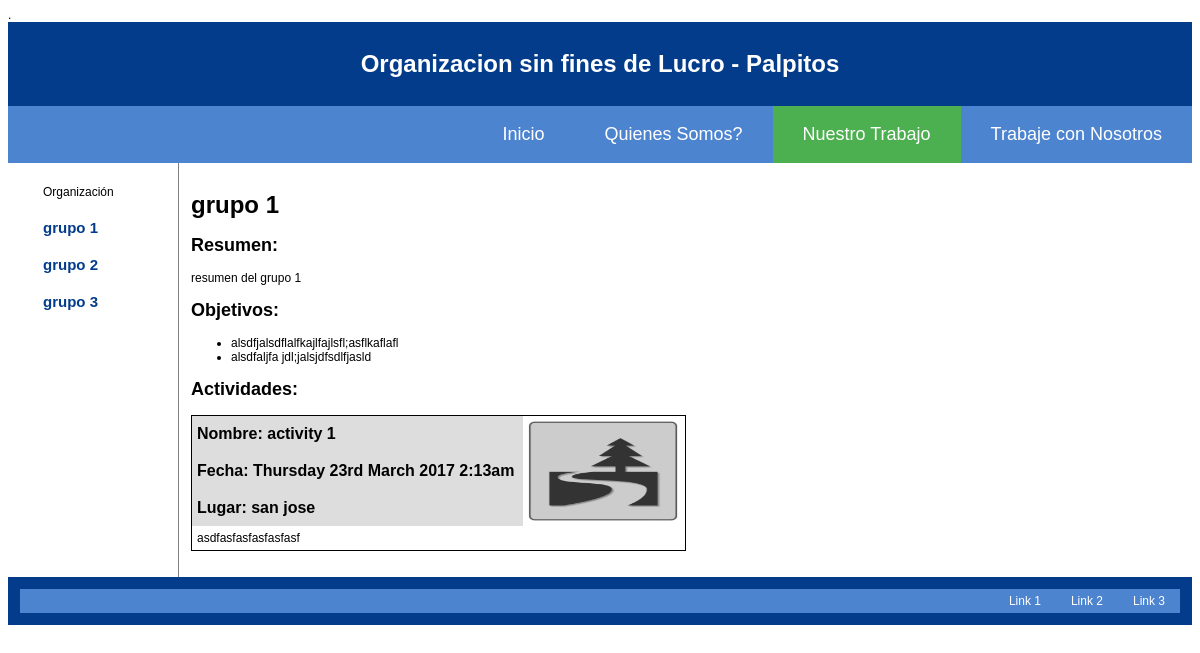
/group.php?id=1, run on an earlier commit of the app's database.
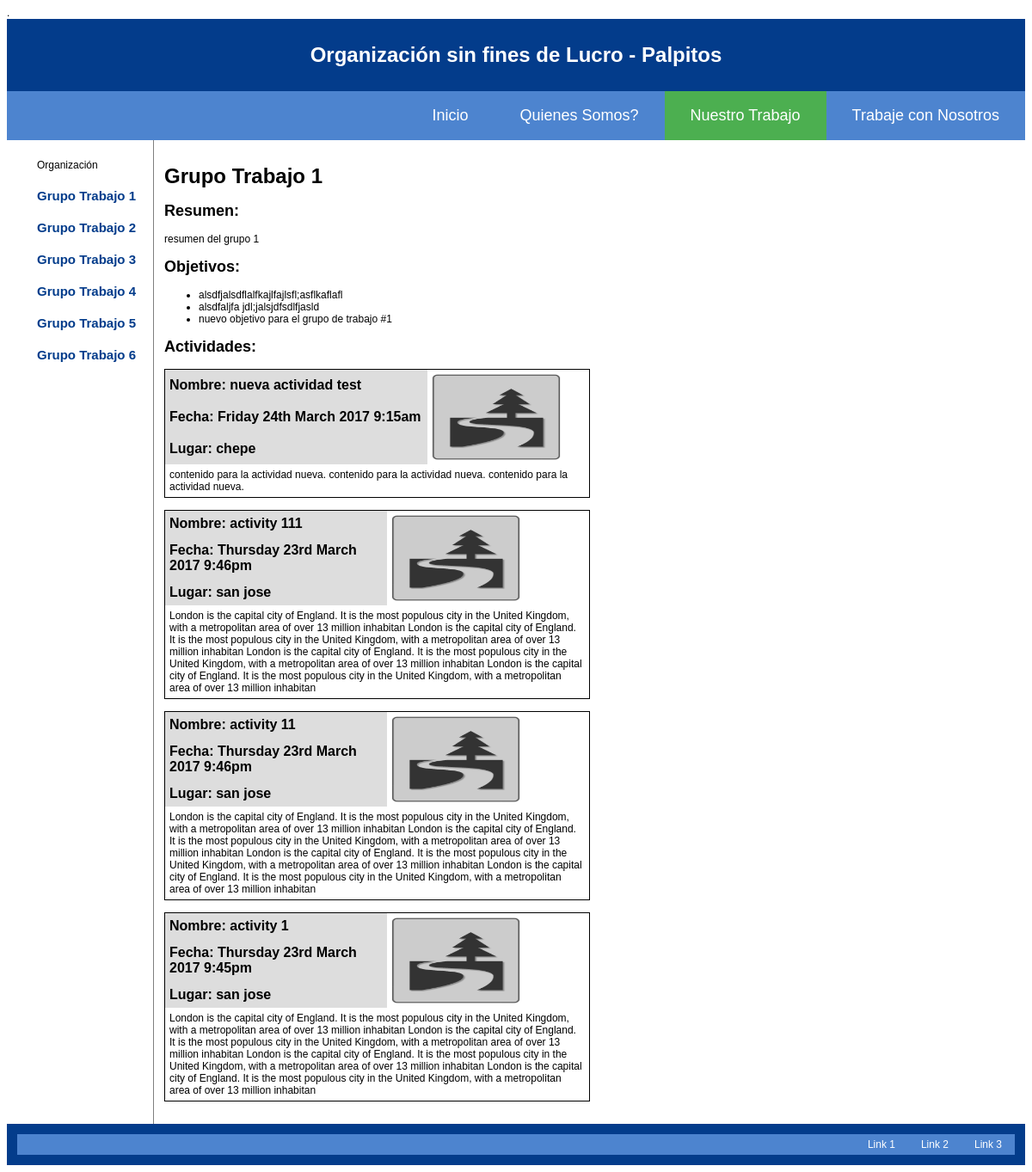
And on a later commit of the database.
### tables this page shows
CREATE TABLE `content` (
  `id` int(10) unsigned NOT NULL AUTO_INCREMENT,
  `key` varchar(32) NOT NULL,
  `content` blob NOT NULL,
  PRIMARY KEY (`id`)
);

CREATE TABLE `groups` (
  `id` int(10) unsigned NOT NULL AUTO_INCREMENT,
  `name` varchar(32) NOT NULL,
  `summary` blob NOT NULL,
  PRIMARY KEY (`id`)
);

CREATE TABLE `objectives` (
  `id` int(10) unsigned NOT NULL AUTO_INCREMENT,
  `group_id` int(10) unsigned NOT NULL,
  `content` blob NOT NULL,
  PRIMARY KEY (`id`),
  KEY `objectives_group_id` (`group_id`),
  CONSTRAINT `objectives_group_id` FOREIGN KEY (`group_id`) REFERENCES `groups` (`id`)
);

CREATE TABLE `activities` (
  `id` int(10) unsigned NOT NULL AUTO_INCREMENT,
  `group_id` int(10) unsigned NOT NULL,
  `name` varchar(64) NOT NULL,
  `date` timestamp NOT NULL DEFAULT CURRENT_TIMESTAMP,
  `location` varchar(64) NOT NULL,
  `content` blob NOT NULL,
  PRIMARY KEY (`id`),
  KEY `activities_group_id` (`group_id`),
  CONSTRAINT `activities_group_id` FOREIGN KEY (`group_id`) REFERENCES `groups` (`id`)
);

### app/Startup.php (called while the page is built, shortened)
<?php
class DB
{
  private static $db;
  private $conn;
  public static function getInstance()
  {
    if (!DB::$db)
    {
      DB::$db = new DB();
    }
    return DB::$db;
  }
  private function openConnection()
  {
    $this->conn = @mysqli_init();
  }
  private function processParams($statement, $params)
  {
    if (is_array($params))
    {
      foreach ($params as $key=>$value)
      {
        $statement = str_replace("{".$key."}", @mysqli_escape_string($this->conn, $value), $statement);
      }
    }
    return $statement;
  }
  public function getData($statement, $params = array(), $single = false)
  {
    $statement = $this->processParams($statement, $params);
    $result = @mysqli_query($this->conn, "call $statement;");
    $data = array();
    if ($single)
    {
      $data = @mysqli_fetch_assoc($result);
    }
    else
    {
      for (; $currentRow = @mysqli_fetch_assoc($result);)
      {
        $data[] = $currentRow;
      }
    }
    return $data;
  }
}

### group.php (the view)
<?php
$workActive = "active";
require_once 'header.php';
$id = $_REQUEST['id'];
$data = $db->getData("groupById('{id}')", array('id'=>$id), true);
$name = $data['name'];
$summary = $data['summary'];
?>
<?php
require_once 'side_menu.php';
?>
<section>
<article>
<h1><?php echo $name; ?></h1>
<h2>Resumen:</h2><p><?php echo $summary;  ?></p>
<h2>Objetivos:</h2>
    <?php
    $objectives = $db->getData("objectivesById('{id}')", array('id'=>$id));
    echo "<ul>";
    foreach ($objectives as $objective)
    {
      echo "<li>".$objective['content']."</li>";
    }
    echo "</ul>";
    ?>
<h2>Actividades:</h2>
        <?php
        $activities = $db->getData("activitiesById('{id}')", array('id'=>$id));
        foreach ($activities as $activity)
        {
          $date = date_create($activity['date']);
          ?>
          <table class="table-line">
            <tr>
                <th>Nombre: <?php echo $activity['name']; ?></th>
                <td rowspan="3"><img src="img/holder.png" alt="Beach View" style="width:150px;height:100px;"></td>
            </tr>
            <tr>
                <th>Fecha: <?php echo date_format($date, 'l jS F Y g:ia'); ?></th>
            </tr>
            <tr>
                <th>Lugar: <?php echo $activity['location']; ?></th>
            </tr>
            <tr>
                <td colspan="2">
                  <?php echo $activity['content']; ?>
                </td>
            </tr>
          </table>
          <br />
        <?php
        }
        ?>
</article>
</section>
<?php
require_once 'footer.php';
?>

### header.php (shortened to what this page needs)
<?php
require_once ('app/Startup.php');
$db = DB::getInstance();
$data = $db->getData("content('{key}')", array('key'=>'name'), true);
$name = $data['content'];
?>
<!DOCTYPE html PUBLIC "-//W3C//DTD XHTML 1.0 Transitional//EN" "http://www.w3.org/TR/xhtml1/DTD/xhtml1-transitional.dtd">
<html xmlns="http://www.w3.org/1999/xhtml">
<head>
    <link rel="stylesheet" type="text/css" href="css.css">.
</head>
<body>
<div class="container">
    <header>
        <h1><?php echo $name; ?></h1>
    </header>
    <div class="topnav">
        <a class="<?php echo $contactActive ?>"  href="nosotros.php">Trabaje con Nosotros</a>
        <a class="<?php echo $workActive ?>"  href="trabajo.php">Nuestro Trabajo</a>
        <a class="<?php echo $usActive ?>"  href="quienes.php">Quienes Somos?</a>
        <a class="<?php echo $indexActive ?>"  href="index.php">Inicio</a>
    </div>

### side_menu.php
<nav>
    <ul>
        <li>Organización</li>
        <?php
        $db = DB::getInstance();
        $groups = $db->getData("groups()");
        foreach ($groups as $group)
        {
          echo "<li><a href=\"group.php?id=".$group['id']."\">".$group['name']."</a></li>";
        }
        ?>
    </ul>
</nav>

What changed in the data, as far as the page shows it:
changed content: content "Organizacion sin fines de Lucro - Palpitos" → "Organización sin fines de Lucro - Palpitos"
changed groups "resumen del grupo 1": name "grupo 1" → "Grupo Trabajo 1"
changed groups: name "grupo 2" → "Grupo Trabajo 2"
changed groups: name "grupo 3" → "Grupo Trabajo 3"
added groups: name "Grupo Trabajo 4"
added groups: name "Grupo Trabajo 5"
added groups: name "Grupo Trabajo 6"
added objectives: content "nuevo objetivo para el grupo de trabajo #1"
added activities: name "nueva actividad test", date "Friday 24th March 2017 9:15am", location "chepe", content "contenido para la actividad nueva. contenido para la actividad nueva. contenido para la actividad nueva."
added activities: name "activity 111", date "Thursday 23rd March 2017 9:46pm", location "san jose", content "London is the capital city of England. It is the most populous city in the United Kingdom, with a metropolitan area of over 13 million inhabitan London is the capital city of England. It is the most populous city in the United Kingdom, with a metropolitan area of over 13 million inhabitan London is the capital city of England. It is the most populous city in the United Kingdom, with a metropolitan area of over 13 million inhabitan London is the capital city of England. It is the most populous city in the United Kingdom, with a metropolitan area of over 13 million inhabitan"
added activities: name "activity 11", date "Thursday 23rd March 2017 9:46pm", location "san jose", content "London is the capital city of England. It is the most populous city in the United Kingdom, with a metropolitan area of over 13 million inhabitan London is the capital city of England. It is the most populous city in the United Kingdom, with a metropolitan area of over 13 million inhabitan London is the capital city of England. It is the most populous city in the United Kingdom, with a metropolitan area of over 13 million inhabitan London is the capital city of England. It is the most populous city in the United Kingdom, with a metropolitan area of over 13 million inhabitan"
changed activities "activity 1": date "Thursday 23rd March 2017 2:13am" → "Thursday 23rd March 2017 9:45pm"; content "asdfasfasfasfasfasf" → "London is the capital city of England. It is the most populous city in the United Kingdom, with a metropolitan area of over 13 million inhabitan London is the capital city of England. It is the most populous city in the United Kingdom, with a metropolitan area of over 13 million inhabitan London is the capital city of England. It is the most populous city in the United Kingdom, with a metropolitan area of over 13 million inhabitan London is the capital city of England. It is the most populous city in the United Kingdom, with a metropolitan area of over 13 million inhabitan"
